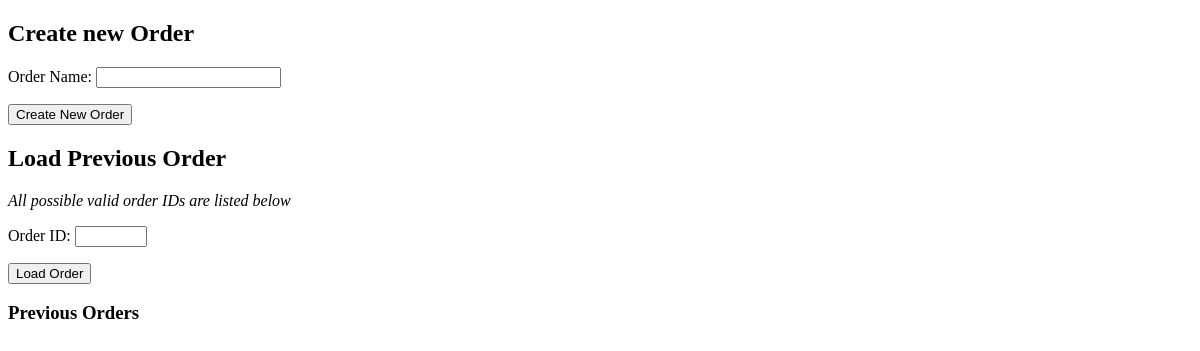
The app's page /, older data.
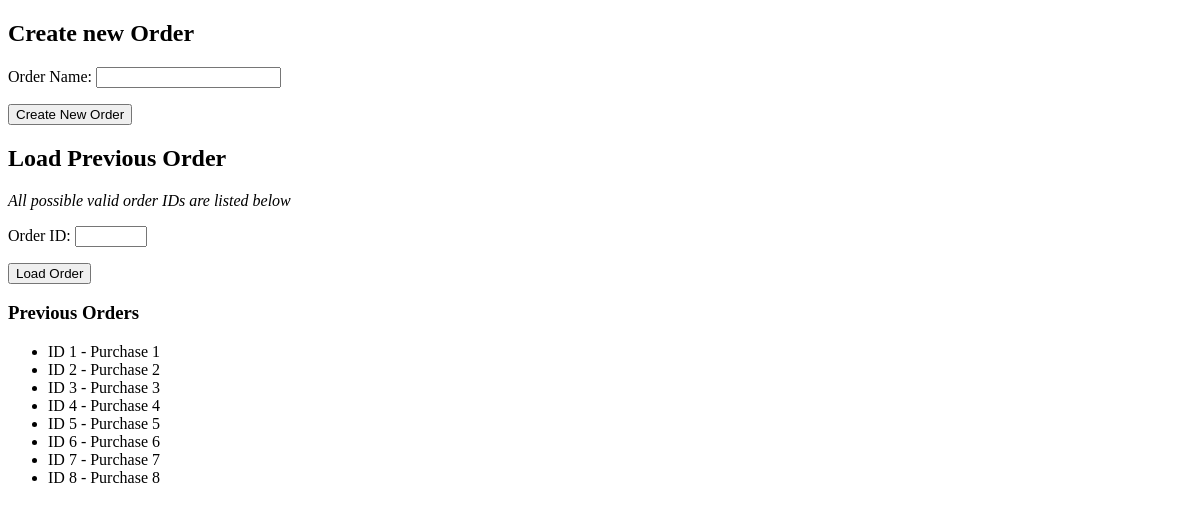
The same page, newer data.
### checkout/models.py (models this page shows, shortened)
class recipt(models.Model):
    items = models.ManyToManyField(item)
    discount = models.ManyToManyField(discount)
    text = models.CharField(max_length=300)

### checkout/views.py (the view, shortened to what this page needs)
# urls.py: path('', views.create, name='create'),
def create(response):
    form = CreateNewOrder()
    oldform = loadOrder()
    recipts = recipt.objects.all()
    return render(response, "checkout/create.html", {"form":form, "recipts": recipts, "oldform":oldform})

### checkout/forms.py
class CreateNewOrder(forms.Form):
    name = forms.CharField(label="Order Name", max_length=200)

class loadOrder(forms.Form):
    id = forms.IntegerField(label="Order ID", max_value=1000, min_value=1)

### checkout/templates/checkout/create.html (shortened to what this page needs)
{% extends 'checkout/base.html' %}
{% block content %}
<h2>Create new Order</h2>
    <form method="post" action="/create/">
        {{form.as_p}}
        <button type="submit", name="save", value="save">Create New Order</button>
    </form>
<h2>Load Previous Order</h2>
<em>All possible valid order IDs are listed below</em>
    <form method="post" action="/create/">
        {{oldform.as_p}}
        <button type="submit", name="Load", value="Load">Load Order</button>
    </form>
<h3>Previous Orders</h3>
    <ul>
        {% for recipt in recipts %}
            <li>ID {{recipt.id}} - {{recipt.text}}</li>
        {% endfor %}
    </ul>
{% endblock %}

### checkout/templates/checkout/base.html (shortened to what this page needs)
<!DOCTYPE html>
<html>
<head>
</head>
<body>
    <div id="content", name="content">
        {% block content %}
        {% endblock %}
    </div>
</body>
</html>

Row changes from the older to the newer data that the page shows:
added recipt: id "1", text "Purchase 1"
added recipt: id "2", text "Purchase 2"
added recipt: id "3", text "Purchase 3"
added recipt: id "4", text "Purchase 4"
added recipt: id "5", text "Purchase 5"
added recipt: id "6", text "Purchase 6"
added recipt: id "7", text "Purchase 7"
added recipt: id "8", text "Purchase 8"
